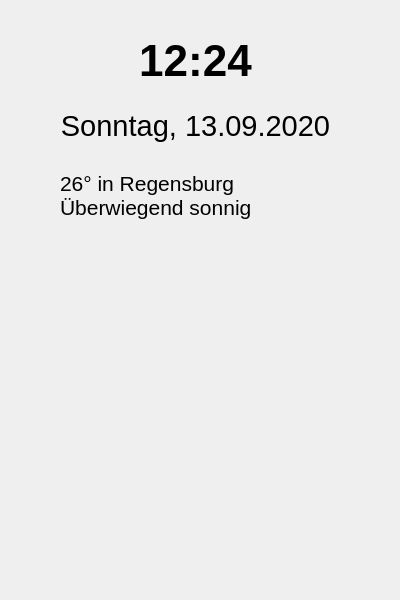
<?xml version="1.0" encoding="UTF-8"?>
<ui version="4.0">
 <class>Form</class>
 <widget class="QWidget" name="Form">
  <property name="geometry">
   <rect>
    <x>0</x>
    <y>0</y>
    <width>400</width>
    <height>600</height>
   </rect>
  </property>
  <property name="windowTitle">
   <string>Form</string>
  </property>
  <widget class="QLabel" name="time">
   <property name="geometry">
    <rect>
     <x>40</x>
     <y>0</y>
     <width>311</width>
     <height>121</height>
    </rect>
   </property>
   <property name="font">
    <font>
     <pointsize>33</pointsize>
     <weight>75</weight>
     <bold>true</bold>
    </font>
   </property>
   <property name="text">
    <string>12:24</string>
   </property>
   <property name="alignment">
    <set>Qt::AlignCenter</set>
   </property>
  </widget>
  <widget class="QLabel" name="time_2">
   <property name="geometry">
    <rect>
     <x>30</x>
     <y>100</y>
     <width>331</width>
     <height>51</height>
    </rect>
   </property>
   <property name="font">
    <font>
     <pointsize>22</pointsize>
     <weight>50</weight>
     <bold>false</bold>
    </font>
   </property>
   <property name="text">
    <string>Sonntag, 13.09.2020</string>
   </property>
   <property name="alignment">
    <set>Qt::AlignCenter</set>
   </property>
  </widget>
  <widget class="QLabel" name="time_3">
   <property name="geometry">
    <rect>
     <x>60</x>
     <y>150</y>
     <width>281</width>
     <height>91</height>
    </rect>
   </property>
   <property name="font">
    <font>
     <pointsize>16</pointsize>
     <weight>50</weight>
     <bold>false</bold>
    </font>
   </property>
   <property name="text">
    <string>26° in Regensburg
Überwiegend sonnig</string>
   </property>
   <property name="alignment">
    <set>Qt::AlignLeading|Qt::AlignLeft|Qt::AlignVCenter</set>
   </property>
  </widget>
  <widget class="QLabel" name="label">
   <property name="geometry">
    <rect>
     <x>20</x>
     <y>270</y>
     <width>361</width>
     <height>211</height>
    </rect>
   </property>
   <property name="text">
    <string/>
   </property>
   <property name="pixmap">
    <pixmap>image.jpg</pixmap>
   </property>
   <property name="scaledContents">
    <bool>true</bool>
   </property>
  </widget>
 </widget>
 <resources/>
 <connections/>
</ui>
